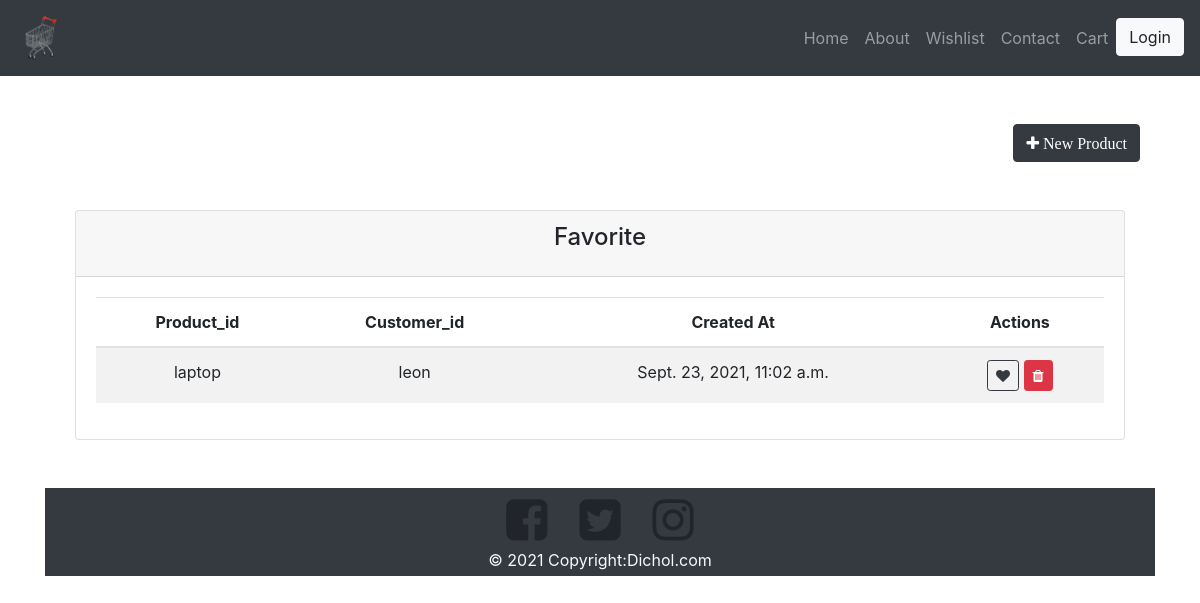
The page /wishlist/ on the database as committed earlier.
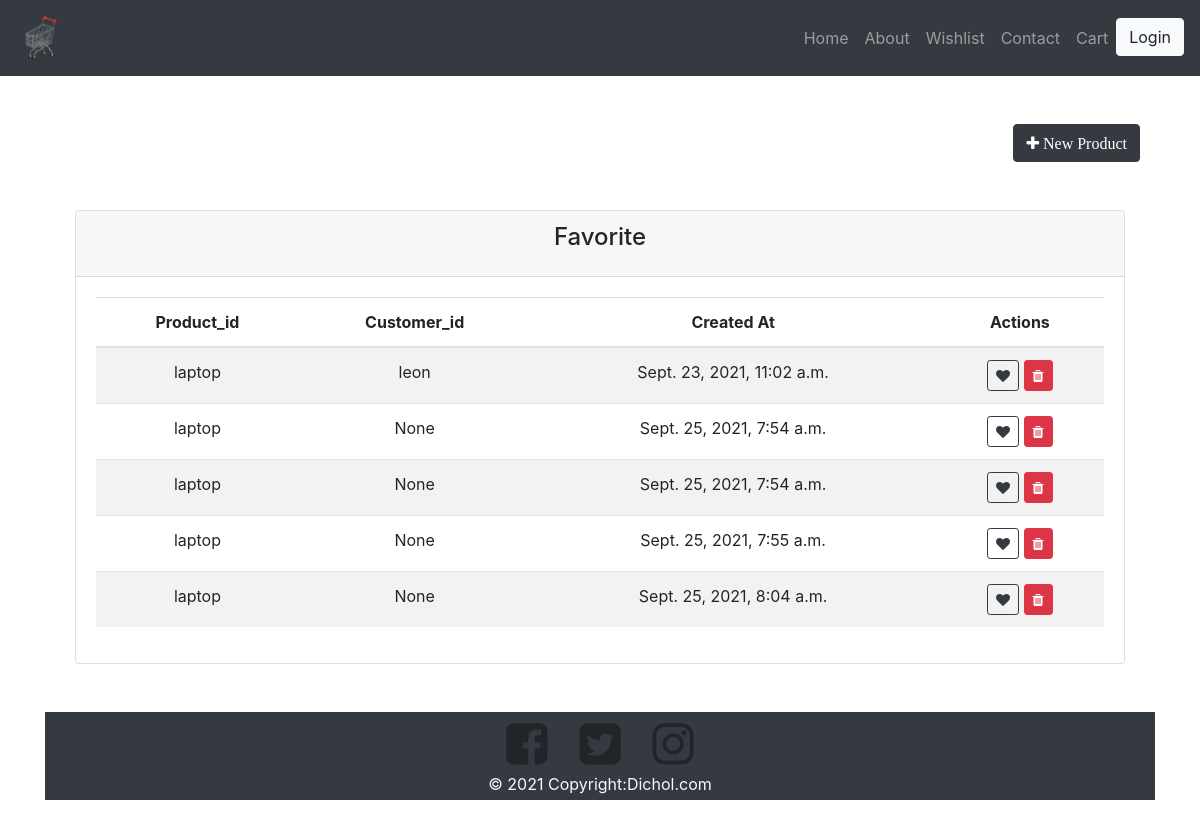
The same page on the database as committed later.
### shop/models.py (models this page shows)
class Wishlist(models.Model):
    product_id= models.ForeignKey('product',on_delete=models.CASCADE,blank=True,null=True)
    customer_id= models.ForeignKey('customer',on_delete=models.CASCADE,blank=True,null=True)
    created_at=models.DateTimeField(auto_now_add=True)
    updated_at= models.DateTimeField(auto_now_add=True)

class Product(models.Model):
    name=models.CharField(max_length=100, null=False, blank=False)
    cost=models.IntegerField(null= False, blank= False)
    quantity=models.IntegerField(null= False, blank= False)
    description=models.TextField(null=False, blank=False)
    image=models.FileField(upload_to='images')
    featured=models.BooleanField(default=False)
    status=models.CharField(max_length=100, null=False, blank=True, default='Unverified')
    category_id=models.ForeignKey('category',on_delete=models.CASCADE,blank=True,null=True)
    seller_id=models.ForeignKey('seller',on_delete=models.CASCADE,blank=True,null=True)
    created_at=models.DateTimeField(auto_now_add=True)
    updated_at= models.DateTimeField(auto_now_add=True)
    def __str__(self):
        return self.name

class Customer(models.Model):
    name=models.CharField(max_length=100, null=False, blank=False)
    phone_number=models.IntegerField(null= True, blank= True)
    email=models.CharField(max_length=100, null=False, blank=False)
    password=models.CharField(max_length=100, null=False, blank=False)
    created_at=models.DateTimeField(auto_now_add=True)
    updated_at= models.DateTimeField(auto_now_add=True)
    def __str__(self):
        return self.name

### shop/views.py (the view)
# urls.py: path('wishlist/', views.get_wishlist, name="wishlist")
def get_wishlist(request):
    wishlist = Wishlist.objects.all()
    return render(request, 'shop/frontend/wishlist.html', {'wishlist': wishlist})

### shop/templates/shop/frontend/wishlist.html (shortened to what this page needs)
{% extends 'shop/frontend/layouts/master.html' %}
{% load static %}
{% block content %}
<div class="container">
    <div class="col-lg-12 text-center my-3">
        <div class="container">
            <div class="row my-5">
                <a href="{% url 'add_wishlist' %}" class="btn btn-dark ml-auto" >
                    <i class ="fa fa-plus" aria-hidden="true"> New Product </i>
                </a>
            </div>
            <div class="row justify-content-center my-5">
                <div class="col-lg-12">
                    <div class="card">
                        <div class="card-header">
                            <h4 class="card-title">Favorite</h4>
                        </div>
                        <div class="card-body">
                            <table class="table table-striped table-hover">
                                <thead>
                                    <tr>
                                        <th>Product_id</th>
                                        <th>Customer_id</th>
                                        <th>Created At</th>
                                        <th>Actions</th>
                                    </tr>
                                </thead>
                                <tbody>
                                    {% for object in wishlist %}
                                       <tr>
                                           <td>{{object.product_id}}</td>
                                           <td>{{object.customer_id}}</td>
                                           <td>{{object.created_at}}</td>
                                           <td>
                                            <a href="#"
                                            class="btn btn-outline-dark btn-sm">
                                            <i class="fa fa-heart" aria-hidden="true"></i>
                                           </a>
                                            <button onclick ="deleteWishlist('{{object.id}}')"
                                               class="btn btn-danger btn-sm">
                                               <i class="fa fa-trash"></i>
                                            </button>
                                           </td>
                                       </tr>
                                    {% endfor %}
                                </tbody>
                            </table>
                        </div>
                    </div>
                </div>
            </div>
        </div>
{% endblock %}

Rows that differ between the two databases and show on the page:
added Wishlist: product_id "laptop", customer_id "None", created_at "Sept. 25, 2021, 7:54 a.m."
added Wishlist: product_id "laptop", customer_id "None", created_at "Sept. 25, 2021, 7:54 a.m."
added Wishlist: product_id "laptop", customer_id "None", created_at "Sept. 25, 2021, 7:55 a.m."
added Wishlist: product_id "laptop", customer_id "None", created_at "Sept. 25, 2021, 8:04 a.m."
